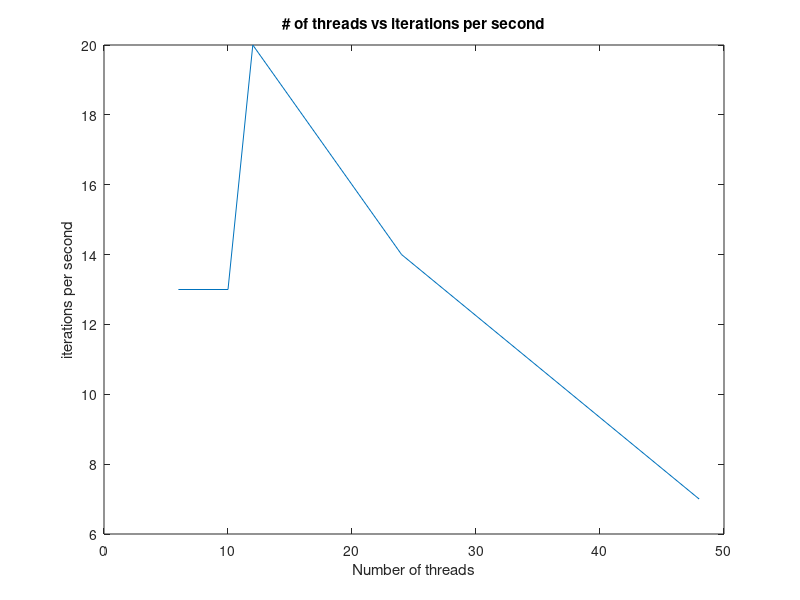

Write the MATLAB code that produced this figure.
% Nthreads
clc; clear all; close all;

Nthreads = [6 10 12 24 48];
iterpersec = [13 13 20 14 7];

plot(Nthreads,iterpersec)
title('# of threads vs iterations per second')
xlabel('Number of threads')
ylabel('iterations per second')

